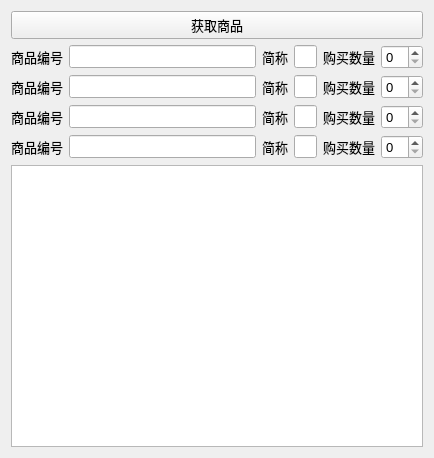
<?xml version="1.0" encoding="UTF-8"?>
<ui version="4.0">
 <class>add_items</class>
 <widget class="QWidget" name="add_items">
  <property name="geometry">
   <rect>
    <x>0</x>
    <y>0</y>
    <width>434</width>
    <height>458</height>
   </rect>
  </property>
  <property name="windowTitle">
   <string>Form</string>
  </property>
  <layout class="QGridLayout" name="gridLayout">
   <item row="0" column="0">
    <layout class="QHBoxLayout" name="horizontalLayout_2">
     <item>
      <widget class="QPushButton" name="pushButton_get_items">
       <property name="font">
        <font>
         <family>Agency FB</family>
         <pointsize>10</pointsize>
        </font>
       </property>
       <property name="text">
        <string>获取商品</string>
       </property>
      </widget>
     </item>
    </layout>
   </item>
   <item row="2" column="0">
    <widget class="QTextBrowser" name="textBrowser">
     <property name="font">
      <font>
       <family>Arial</family>
       <pointsize>10</pointsize>
      </font>
     </property>
    </widget>
   </item>
   <item row="1" column="0">
    <layout class="QGridLayout" name="gridLayout_2" columnstretch="2,11,1,1,1,1">
     <property name="sizeConstraint">
      <enum>QLayout::SetDefaultConstraint</enum>
     </property>
     <item row="0" column="5">
      <widget class="QSpinBox" name="spinBox_item_count1">
       <property name="font">
        <font>
         <family>Arial</family>
         <pointsize>10</pointsize>
        </font>
       </property>
      </widget>
     </item>
     <item row="1" column="4">
      <widget class="QLabel" name="label_5">
       <property name="font">
        <font>
         <family>Agency FB</family>
         <pointsize>10</pointsize>
        </font>
       </property>
       <property name="text">
        <string>购买数量</string>
       </property>
      </widget>
     </item>
     <item row="2" column="3">
      <widget class="QLineEdit" name="lineEdit_item_name3">
       <property name="sizePolicy">
        <sizepolicy hsizetype="Expanding" vsizetype="Fixed">
         <horstretch>0</horstretch>
         <verstretch>0</verstretch>
        </sizepolicy>
       </property>
       <property name="font">
        <font>
         <family>Arial</family>
         <pointsize>10</pointsize>
        </font>
       </property>
       <property name="inputMethodHints">
        <set>Qt::ImhNone</set>
       </property>
      </widget>
     </item>
     <item row="2" column="5">
      <widget class="QSpinBox" name="spinBox_item_count3">
       <property name="font">
        <font>
         <family>Arial</family>
         <pointsize>10</pointsize>
        </font>
       </property>
      </widget>
     </item>
     <item row="0" column="3">
      <widget class="QLineEdit" name="lineEdit_item_name1">
       <property name="sizePolicy">
        <sizepolicy hsizetype="Expanding" vsizetype="Fixed">
         <horstretch>0</horstretch>
         <verstretch>0</verstretch>
        </sizepolicy>
       </property>
       <property name="font">
        <font>
         <family>Arial</family>
         <pointsize>10</pointsize>
        </font>
       </property>
       <property name="inputMethodHints">
        <set>Qt::ImhNone</set>
       </property>
      </widget>
     </item>
     <item row="0" column="0">
      <widget class="QLabel" name="t_1">
       <property name="font">
        <font>
         <family>Agency FB</family>
         <pointsize>10</pointsize>
        </font>
       </property>
       <property name="text">
        <string>商品编号</string>
       </property>
      </widget>
     </item>
     <item row="3" column="3">
      <widget class="QLineEdit" name="lineEdit_item_name4">
       <property name="sizePolicy">
        <sizepolicy hsizetype="Expanding" vsizetype="Fixed">
         <horstretch>0</horstretch>
         <verstretch>0</verstretch>
        </sizepolicy>
       </property>
       <property name="font">
        <font>
         <family>Arial</family>
         <pointsize>10</pointsize>
        </font>
       </property>
       <property name="inputMethodHints">
        <set>Qt::ImhNone</set>
       </property>
      </widget>
     </item>
     <item row="1" column="3">
      <widget class="QLineEdit" name="lineEdit_item_name2">
       <property name="sizePolicy">
        <sizepolicy hsizetype="Expanding" vsizetype="Fixed">
         <horstretch>0</horstretch>
         <verstretch>0</verstretch>
        </sizepolicy>
       </property>
       <property name="font">
        <font>
         <family>Arial</family>
         <pointsize>10</pointsize>
        </font>
       </property>
       <property name="inputMethodHints">
        <set>Qt::ImhNone</set>
       </property>
      </widget>
     </item>
     <item row="1" column="5">
      <widget class="QSpinBox" name="spinBox_item_count2">
       <property name="font">
        <font>
         <family>Arial</family>
         <pointsize>10</pointsize>
        </font>
       </property>
      </widget>
     </item>
     <item row="1" column="0">
      <widget class="QLabel" name="label_2">
       <property name="font">
        <font>
         <family>Agency FB</family>
         <pointsize>10</pointsize>
        </font>
       </property>
       <property name="text">
        <string>商品编号</string>
       </property>
      </widget>
     </item>
     <item row="0" column="1">
      <widget class="QLineEdit" name="lineEdit_item_id1">
       <property name="sizePolicy">
        <sizepolicy hsizetype="Expanding" vsizetype="Fixed">
         <horstretch>0</horstretch>
         <verstretch>0</verstretch>
        </sizepolicy>
       </property>
       <property name="font">
        <font>
         <family>Arial</family>
         <pointsize>10</pointsize>
        </font>
       </property>
       <property name="inputMethodHints">
        <set>Qt::ImhNone</set>
       </property>
      </widget>
     </item>
     <item row="0" column="2">
      <widget class="QLabel" name="label_15">
       <property name="font">
        <font>
         <family>Agency FB</family>
         <pointsize>10</pointsize>
        </font>
       </property>
       <property name="text">
        <string>简称</string>
       </property>
      </widget>
     </item>
     <item row="0" column="4">
      <widget class="QLabel" name="label_7">
       <property name="font">
        <font>
         <family>Agency FB</family>
         <pointsize>10</pointsize>
        </font>
       </property>
       <property name="text">
        <string>购买数量</string>
       </property>
      </widget>
     </item>
     <item row="2" column="0">
      <widget class="QLabel" name="label_3">
       <property name="font">
        <font>
         <family>Agency FB</family>
         <pointsize>10</pointsize>
        </font>
       </property>
       <property name="text">
        <string>商品编号</string>
       </property>
      </widget>
     </item>
     <item row="3" column="4">
      <widget class="QLabel" name="label_8">
       <property name="font">
        <font>
         <family>Agency FB</family>
         <pointsize>10</pointsize>
        </font>
       </property>
       <property name="text">
        <string>购买数量</string>
       </property>
      </widget>
     </item>
     <item row="3" column="2">
      <widget class="QLabel" name="label_18">
       <property name="font">
        <font>
         <family>Agency FB</family>
         <pointsize>10</pointsize>
        </font>
       </property>
       <property name="text">
        <string>简称</string>
       </property>
      </widget>
     </item>
     <item row="2" column="2">
      <widget class="QLabel" name="label_17">
       <property name="font">
        <font>
         <family>Agency FB</family>
         <pointsize>10</pointsize>
        </font>
       </property>
       <property name="text">
        <string>简称</string>
       </property>
      </widget>
     </item>
     <item row="3" column="1">
      <widget class="QLineEdit" name="lineEdit_item_id4">
       <property name="font">
        <font>
         <family>Arial</family>
         <pointsize>10</pointsize>
        </font>
       </property>
      </widget>
     </item>
     <item row="1" column="1">
      <widget class="QLineEdit" name="lineEdit_item_id2">
       <property name="font">
        <font>
         <family>Arial</family>
         <pointsize>10</pointsize>
        </font>
       </property>
      </widget>
     </item>
     <item row="3" column="0">
      <widget class="QLabel" name="label_4">
       <property name="font">
        <font>
         <family>Agency FB</family>
         <pointsize>10</pointsize>
        </font>
       </property>
       <property name="text">
        <string>商品编号</string>
       </property>
      </widget>
     </item>
     <item row="2" column="1">
      <widget class="QLineEdit" name="lineEdit_item_id3">
       <property name="font">
        <font>
         <family>Arial</family>
         <pointsize>10</pointsize>
        </font>
       </property>
      </widget>
     </item>
     <item row="2" column="4">
      <widget class="QLabel" name="label_6">
       <property name="font">
        <font>
         <family>Agency FB</family>
         <pointsize>10</pointsize>
        </font>
       </property>
       <property name="text">
        <string>购买数量</string>
       </property>
      </widget>
     </item>
     <item row="1" column="2">
      <widget class="QLabel" name="label_16">
       <property name="font">
        <font>
         <family>Agency FB</family>
         <pointsize>10</pointsize>
        </font>
       </property>
       <property name="text">
        <string>简称</string>
       </property>
      </widget>
     </item>
     <item row="3" column="5">
      <widget class="QSpinBox" name="spinBox_item_count4">
       <property name="font">
        <font>
         <family>Arial</family>
         <pointsize>10</pointsize>
        </font>
       </property>
      </widget>
     </item>
    </layout>
   </item>
  </layout>
 </widget>
 <resources/>
 <connections/>
</ui>
